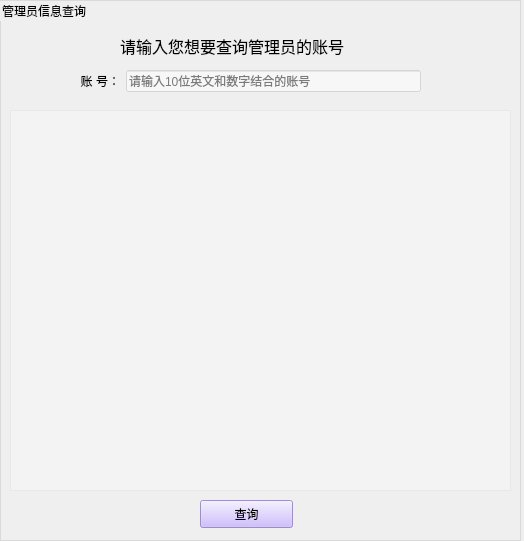
<?xml version="1.0" encoding="UTF-8"?>
<ui version="4.0">
 <class>Form</class>
 <widget class="QWidget" name="Form">
  <property name="geometry">
   <rect>
    <x>0</x>
    <y>0</y>
    <width>524</width>
    <height>541</height>
   </rect>
  </property>
  <property name="minimumSize">
   <size>
    <width>524</width>
    <height>541</height>
   </size>
  </property>
  <property name="maximumSize">
   <size>
    <width>524</width>
    <height>541</height>
   </size>
  </property>
  <property name="windowTitle">
   <string>Form</string>
  </property>
  <property name="styleSheet">
   <string notr="true"/>
  </property>
  <widget class="QGroupBox" name="groupBox">
   <property name="geometry">
    <rect>
     <x>0</x>
     <y>0</y>
     <width>521</width>
     <height>541</height>
    </rect>
   </property>
   <property name="styleSheet">
    <string notr="true">QGroupBox {
border:1px solid rgb(217, 217, 217);
}</string>
   </property>
   <property name="title">
    <string>管理员信息查询</string>
   </property>
   <widget class="QPushButton" name="btn_check">
    <property name="geometry">
     <rect>
      <x>200</x>
      <y>500</y>
      <width>93</width>
      <height>28</height>
     </rect>
    </property>
    <property name="styleSheet">
     <string notr="true">background-color: rgb(194, 170, 255,200);
</string>
    </property>
    <property name="text">
     <string>查询</string>
    </property>
   </widget>
   <widget class="QLabel" name="label_11">
    <property name="geometry">
     <rect>
      <x>120</x>
      <y>30</y>
      <width>281</width>
      <height>31</height>
     </rect>
    </property>
    <property name="font">
     <font>
      <family>华文行楷</family>
      <pointsize>12</pointsize>
     </font>
    </property>
    <property name="text">
     <string>请输入您想要查询管理员的账号</string>
    </property>
   </widget>
   <widget class="QWidget" name="layoutWidget">
    <property name="geometry">
     <rect>
      <x>80</x>
      <y>70</y>
      <width>341</width>
      <height>23</height>
     </rect>
    </property>
    <layout class="QHBoxLayout" name="horizontalLayout">
     <item>
      <widget class="QLabel" name="label">
       <property name="text">
        <string>&lt;html&gt;&lt;head/&gt;&lt;body&gt;&lt;p align=&quot;right&quot;&gt;账 号：&lt;/p&gt;&lt;/body&gt;&lt;/html&gt;</string>
       </property>
       <property name="buddy">
        <cstring>lineEdit_id</cstring>
       </property>
      </widget>
     </item>
     <item>
      <widget class="QLineEdit" name="lineEdit_id">
       <property name="styleSheet">
        <string notr="true">background-color: rgb(255, 255, 255,120);</string>
       </property>
       <property name="placeholderText">
        <string>请输入10位英文和数字结合的账号</string>
       </property>
      </widget>
     </item>
    </layout>
   </widget>
   <widget class="QTableWidget" name="tableWidget">
    <property name="geometry">
     <rect>
      <x>10</x>
      <y>110</y>
      <width>501</width>
      <height>381</height>
     </rect>
    </property>
    <property name="styleSheet">
     <string notr="true">background-color: rgb(255, 255, 255,60);</string>
    </property>
   </widget>
  </widget>
 </widget>
 <tabstops>
  <tabstop>lineEdit_id</tabstop>
  <tabstop>tableWidget</tabstop>
  <tabstop>btn_check</tabstop>
 </tabstops>
 <resources/>
 <connections/>
</ui>
